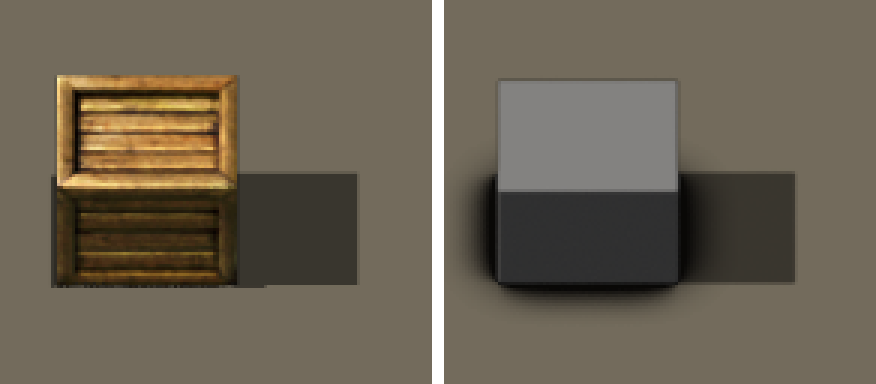
#> input picture tools/render/calib/img/apres-coffre.png, 876 x 384 px, given in place of hr-dirt-4.png, which was not available
$ python ensemble.py --src ../../calib/img/apres-coffre.png --ref ../../calib/img/apres-tuyaux.png --dest out.png
#> lines starting #> are read from the running program, lines starting #| are printed output that depends on the picture
### tools/render/pieces/experimentaux/scene.py
"""COMPOSITION HORS MOTEUR des expérimentaux (lot RB-V0, 31/10) : sol, vrais sprites HR vanilla, ombres, géant, effets.
Python 3.9, numpy, PIL. RIEN qu'un effet de jeu ne saurait faire : couches normales, ombres au maximum puis 50 %, additif en
sRGB comme le moteur (shadow-a8.frag, F47) ; ni flou global, ni halo d'écran, ni distorsion : Factorio 1.1 n'a pas de post-traitement.
"""
import json
import os

import numpy as np
from PIL import Image

ROOT = "F:/Factorio.v1.1.91 Modding/Factorio.v1.1.91"
BASE = ROOT + "/data/base"
ENT = BASE + "/graphics/entity/"
QG = ROOT + "/fo-logs/2026-10-31_QG/age15/final/age15"

# nom : liste de (fichier, rect (x, y, w, h), shift px à 32 px/tuile, type, échelle du fichier). Valeurs lues dans data/base/prototypes.
_AM3 = [("assembling-machine-3/hr-assembling-machine-3-shadow.png", (0, 0, 260, 162), (28, 4), "shadow"),
        ("assembling-machine-3/hr-assembling-machine-3.png", (0, 0, 214, 237), (0, -0.75), "main")]
VANILLA = {
    "assembleur": _AM3,
    "assembleur_r": [("assembling-machine-3/remnants/hr-assembling-machine-3-remnants.png", (0, 0, 328, 282), (0, 9.5), "main")],
    "four": [("electric-furnace/hr-electric-furnace-shadow.png", (0, 0, 227, 171), (11.25, 19.25), "shadow"),
             ("electric-furnace/hr-electric-furnace.png", (0, 0, 239, 219), (0.75, 5.75), "main")],
    "four_r": [("electric-furnace/remnants/hr-electric-furnace-remnants.png", (0, 0, 454, 448), (-3.25, 7.25), "main")],
    "tourelle": [("gun-turret/hr-gun-turret-base.png", (0, 0, 150, 118), (0.5, -1), "main"),
                 ("gun-turret/hr-gun-turret-shooting-1.png", (0, 260, 132, 130), (0, -32), "main")],
    "tourelle_r": [("gun-turret/remnants/hr-gun-turret-remnants.png", (0, 0, 252, 242), (3, -1.5), "main")],
    "radar": [("radar/hr-radar-shadow.png", (0, 0, 343, 186), (39.25, 3), "shadow"),
              ("radar/hr-radar.png", (0, 0, 196, 254), (1, -16), "main")],
    "radar_r": [("radar/remnants/hr-radar-remnants.png", (0, 0, 282, 212), (12, 4.5), "main")],
    "labo": [("lab/hr-lab-shadow.png", (0, 0, 243, 136), (13.75, 5.75), "shadow"),
             ("lab/hr-lab.png", (0, 0, 194, 174), (0, 1.5), "main")],
    "labo_r": [("lab/remnants/hr-lab-remnants.png", (0, 0, 266, 196), (7, 5.5), "main")],
    "raffinerie": [("oil-refinery/hr-oil-refinery-shadow.png", (0, 0, 674, 426), (82.5, 26.5), "shadow"),
                   ("oil-refinery/hr-oil-refinery.png", (0, 0, 386, 430), (0, -7.5), "main")],
    "raffinerie_r": [("oil-refinery/remnants/hr-refinery-remnants.png", (0, 0, 467, 415), (-0.25, -0.25), "main")],
    "poteau": [("big-electric-pole/hr-big-electric-pole-shadow.png", (0, 0, 374, 94), (60, 0), "shadow"),
               ("big-electric-pole/hr-big-electric-pole.png", (0, 0, 148, 312), (0, -51), "main")],
    "petit_poteau": [("medium-electric-pole/hr-medium-electric-pole.png", (0, 0, 84, 252), (1.75, -40), "main")],
    "mur": [("wall/hr-wall-horizontal.png", (0, 0, 64, 92), (0, -6), "main")],
    "panneau": [("solar-panel/hr-solar-panel-shadow.png", (0, 0, 220, 180), (9.5, 6), "shadow"),
                ("solar-panel/hr-solar-panel.png", (0, 0, 230, 224), (-1.5, 1.75), "main")],
    "tapis": [("transport-belt/hr-transport-belt.png", (0, 0, 128, 128), (0, 0), "floor")],
    "silo": [("rocket-silo/hr-00-rocket-silo-shadow.png", (0, 0, 612, 578), (7, 2), "shadow"),
             ("rocket-silo/hr-01-rocket-silo-hole.png", (0, 0, 400, 270), (-5, 16), "main"),
             ("rocket-silo/hr-04-door-back.png", (0, 0, 312, 286), (37, 12), "main"),
             ("rocket-silo/hr-05-door-front.png", (0, 0, 332, 300), (-28, 33), "main"),
             ("rocket-silo/hr-06-rocket-silo.png", (0, 0, 608, 596), (3, -1), "main"),
             ("rocket-silo/hr-14-rocket-silo-front.png", (0, 0, 580, 262), (-1, 78), "main")],
}
_NCACHE = {}


def _charge(rel, rect, ppt, scale=0.5):
    cle = (rel, rect, ppt, scale)
    if cle in _NCACHE:
        return _NCACHE[cle]
    im = Image.open(os.path.join(ENT, rel)).convert("RGBA").crop((rect[0], rect[1], rect[0] + rect[2], rect[1] + rect[3]))
    k = scale * ppt / 32.0
    if abs(k - 1.0) > 1e-6:
        pm = np.asarray(im, np.float32) / 255.0
        pm[..., :3] *= pm[..., 3:4]
        bands = [Image.fromarray(pm[..., i], "F").resize((max(1, int(round(im.width * k))), max(1, int(round(im.height * k)))), Image.LANCZOS if k > 1 else Image.BOX) for i in range(4)]
        a = np.stack([np.asarray(b, np.float32) for b in bands], -1)
        al = np.clip(a[..., 3:4], 1e-4, 1)
        a[..., :3] = np.clip(a[..., :3] / al, 0, 1)
        a[..., 3] = np.clip(a[..., 3], 0, 1)
    else:
        a = np.asarray(im, np.float32) / 255.0
    _NCACHE[cle] = a
    return a


def vanilla(nom, ppt=32):
    res = []
    for (rel, rect, sh, kind) in VANILLA[nom]:
        res.append({"img": _charge(rel, rect, ppt), "shift": (sh[0] / 32.0, sh[1] / 32.0), "kind": kind})
    return res


# [71 lines left out: functions behemoth, qg, _reduit, geant, fbm, not called in this run]


class Scene:
    """Monde de W×H tuiles à ppt px/tuile. Position (x, y) en tuiles depuis le coin haut gauche."""

    def __init__(self, W_t, H_t, ppt=32, seed=7):
        self.W, self.H = int(W_t * ppt), int(H_t * ppt)
        self.ppt = ppt
        self.W_t, self.H_t = W_t, H_t
        rng = np.random.RandomState(seed)
        sheet = np.asarray(Image.open(BASE + "/graphics/terrain/hr-dirt-4.png").convert("RGB"), np.float32) / 255.0
        cols = sheet.shape[1] // 256
        patch = 256 * ppt // 64
        self.sol = np.zeros((self.H + patch, self.W + patch, 3), np.float32)
        cache = {}
        for gy in range(0, self.H + 1, patch):
            for gx in range(0, self.W + 1, patch):
                c = int(rng.randint(0, cols))
                if c not in cache:
                    p = sheet[320:576, c * 256:(c + 1) * 256]
                    im = Image.fromarray(np.uint8(p * 255), "RGB").resize((patch, patch), Image.BOX)
                    cache[c] = np.asarray(im, np.float32) / 255.0
                self.sol[gy:gy + patch, gx:gx + patch] = cache[c]
        self.sol = self.sol[:self.H, :self.W]
        xs = (np.arange(self.W, dtype=np.float32) + 0.5) / ppt
        ys = (np.arange(self.H, dtype=np.float32) + 0.5) / ppt
        self.X, self.Y = np.meshgrid(xs, ys)

    # [70 lines left out: functions _place, rendu, _dessine, not called in this run]


def to_im(rgb):
    return Image.fromarray(np.clip(np.round(rgb * 255), 0, 255).astype(np.uint8), "RGB")


def ent(nom, x, y, ppt=32):
    return {"pos": (x, y), "layers": vanilla(nom, ppt), "nom": nom}


def police(size, bold=True):
    from PIL import ImageFont
    return ImageFont.truetype("C:/Windows/Fonts/%s.ttf" % ("arialbd" if bold else "arial"), size)

### tools/render/pieces/experimentaux/ensemble.py
"""PLANCHE D'ENSEMBLE de la famille (lot EXP2, 1/11), à l'échelle du jeu : tous les expérimentaux, le Bourdon, Ixion, le vrai silo, un vrai béhémoth.

    py -3.9 tools/render/pieces/experimentaux/ensemble.py --src <sprites des nouveaux> --ref <sprites Ixion, Bourdon> --dest <png> [--noms …]
"""
import argparse
import os
import sys

import numpy as np
from PIL import ImageDraw

HERE = os.path.dirname(os.path.abspath(__file__))
sys.path.insert(0, HERE)
import scene as SC  # noqa: E402

GRANDS = [("cairn", "Cairn, âge 10", 30), ("stylet", "Stylet, âge 11", 42), ("trombe", "Trombe, âge 12", 40), ("ixion", "Ixion, âge 13 (fait)", 46), ("tournesol", "Tournesol, âge 14", 50), ("bourdon", "Bourdon, âge 15 (fait)", 62)]
PETITS = [("mat_foudre", "Mât-Foudre, âge 6, défense", 15), ("geode", "Géode, âge 7, attaque", 18), ("sarracenie", "Sarracénie, âge 8, défense", 18), ("demi_vie", "Demi-Vie, âge 9, attaque", 18), ("veilleuse", "Veilleuse, âge 13, défense", 22)]


def couches(src, ref, nom, ppt):
    base = ref if nom in ("ixion", "bourdon") else src
    g = SC.geant(base, nom, ppt)
    ordre = [k for k in ("main",) if k in g] + sorted(k for k in g if k.startswith("glow"))
    if nom == "bourdon":
        b = SC.geant(base, "battant", ppt)
        g["battant_main"] = b["main"]
        ordre = ["battant_main"] + ordre
    return g, ordre


def main():
    ap = argparse.ArgumentParser()
    ap.add_argument("--src", required=True)
    ap.add_argument("--ref", required=True)
    ap.add_argument("--dest", required=True)
    ap.add_argument("--ppt", type=int, default=16)
    a = ap.parse_args()
    ppt = a.ppt
    # rangée du fond : les géants ; rangée de devant : silo, béhémoth, les petits
    W = sum(l for _, _, l in GRANDS) + 40
    Y1, Y2 = 58, 98
    sc = SC.Scene(W, Y2 + 12, ppt, seed=5)
#> after the loop in __init__, `for gy in range(0, self.H + 1, patch):`:
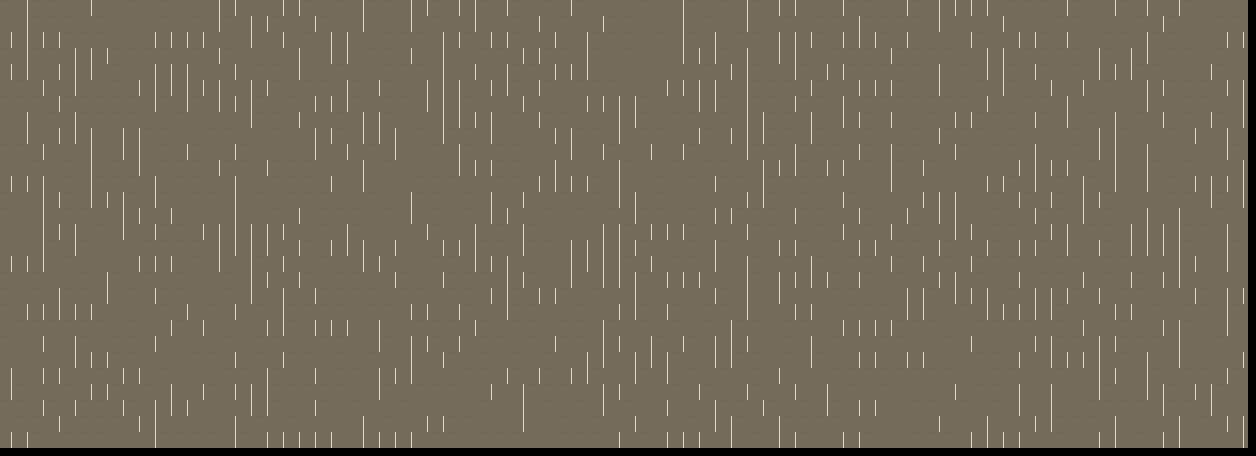
#> self.sol: shape (1824, 5024, 3) float32 (shown at 1/4 size); mean R, G, B 0.481, 0.44, 0.328
#> after the loop in __init__, `for gy in range(0, self.H + 1, patch):`: cache = 3 items
#> in __init__, `self.sol = self.sol[:self.H, :self.W]`:
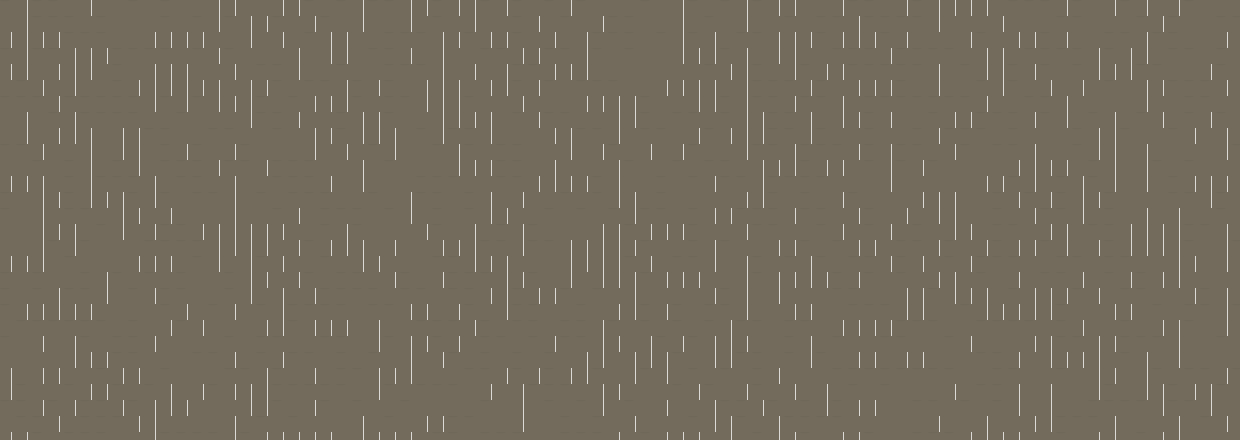
#> self.sol: shape (1760, 4960, 3) float32 (shown at 1/4 size); mean R, G, B 0.492, 0.449, 0.337
    gs, ents, lab = [], [], []
    x = 20
    for nom, titre, l in GRANDS:
        px = x + l / 2.0
        if os.path.exists(os.path.join(a.src if nom not in ("ixion", "bourdon") else a.ref, nom, "spec.json")):
            g, o = couches(a.src, a.ref, nom, ppt)
            gs.append({"pos": (px, Y1), "layers": g, "ordre": o})
        lab.append((px - l / 2.0 + 1, Y1 + 5 if nom != "bourdon" else Y1 + 25, titre))
        x += l
    # le silo et le béhémoth au premier rang, puis les petits
    ents.append({"pos": (12, Y2), "layers": SC.vanilla("silo", ppt)})
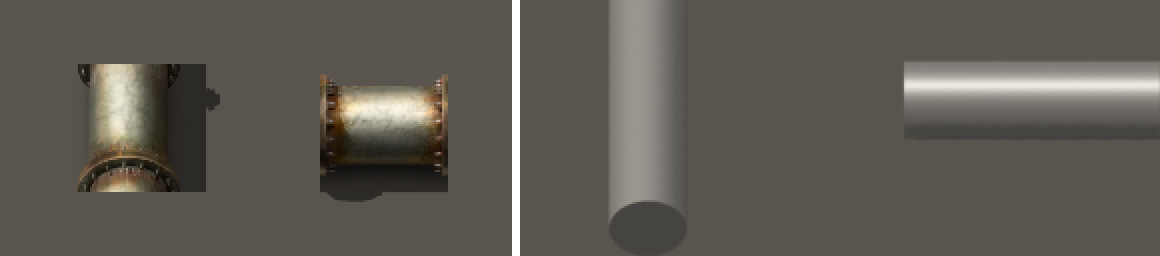
#> input picture tools/render/calib/img/apres-tuyaux.png, 1160 x 256 px, given in place of hr-00-rocket-silo-shadow.png, which was not available
#> in _charge, `im = Image.open(os.path.join(ENT, rel)).convert("RGBA").crop((rect[0],..`:
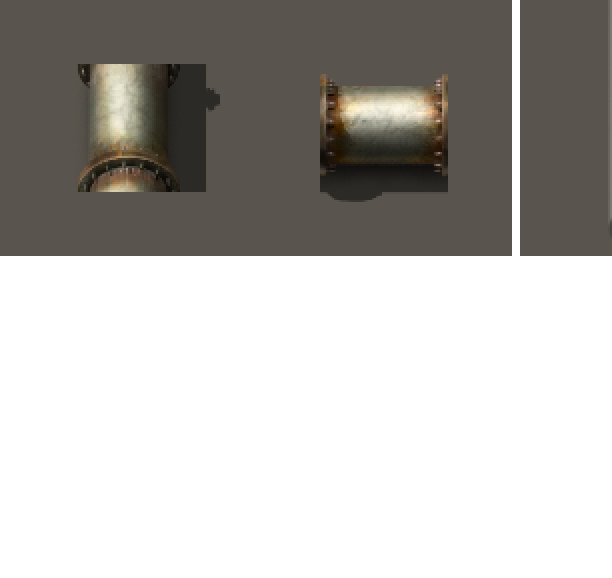
#> im: PIL image 612x578 RGBA; mean R, G, B, A 40.6, 38.3, 34.5, 112.9; transparent parts drawn white
#> in _charge, `bands = [Image.fromarray(pm[..., i], "F").resize((max(1, int(round(im...`: bands = 4 items
#> in _charge, `al = np.clip(a[..., 3:4], 1e-4, 1)`:
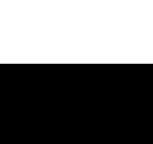
#> al: shape (144, 153, 1) float32; min 0.0001, max 1, mean 0.443
#> in _charge, `a[..., :3] = np.clip(a[..., :3] / al, 0, 1)`:
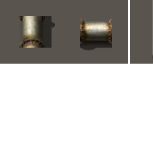
#> a: shape (144, 153, 4) float32; mean of channels 0, 1, 2, 3 0.16, 0.151, 0.136, 0.443; transparent parts drawn white
    ents.append({"pos": (24, Y2 + 1), "layers": SC.behemoth(ppt)})
    lab.append((5, Y2 + 7, "Vanilla : rocket-silo 9×9"))
    lab.append((21, Y2 + 7, "behemoth-biter"))
    ents.append({"pos": (40, Y2), "layers": SC.qg(ppt)})
    lab.append((32, Y2 + 7, "QG âge 15 : 16×8"))
    x = 56
    for nom, titre, l in PETITS:
        px = x + l / 2.0
        if os.path.exists(os.path.join(a.src, nom, "spec.json")):
            g, o = couches(a.src, a.ref, nom, ppt)
            gs.append({"pos": (px, Y2), "layers": g, "ordre": o})
        lab.append((px - l / 2.0 + 1, Y2 + 7, titre))
        x += l + 4
    gs.sort(key=lambda q: q["pos"][1])
    img = sc.rendu(ents, gs)
    im = SC.to_im(img)
    d = ImageDraw.Draw(im)
    f = SC.police(max(13, ppt - 2))
    for (lx, ly, t) in lab:
        d.text((int(lx * ppt), int(ly * ppt)), t, fill=(255, 240, 200), font=f)
    im.save(a.dest, optimize=True)
    print(a.dest, im.size)


if __name__ == "__main__":
#> (the run stopped early here; a loop or call above may not have finished)
